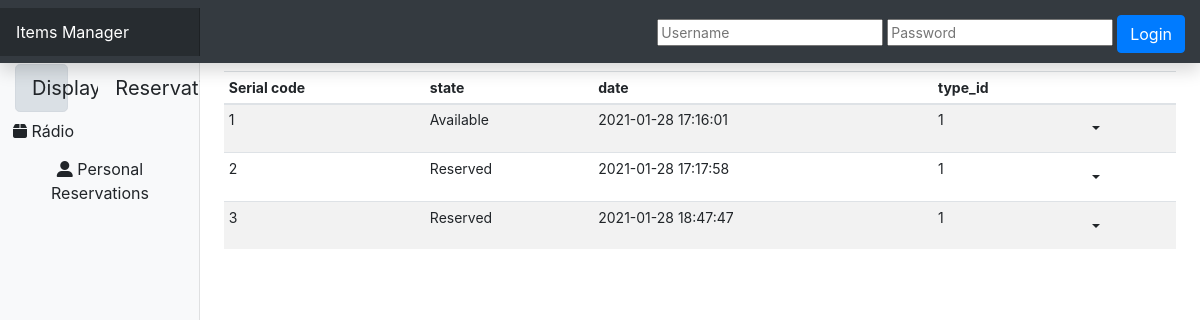
The app's page /display/1, older data.
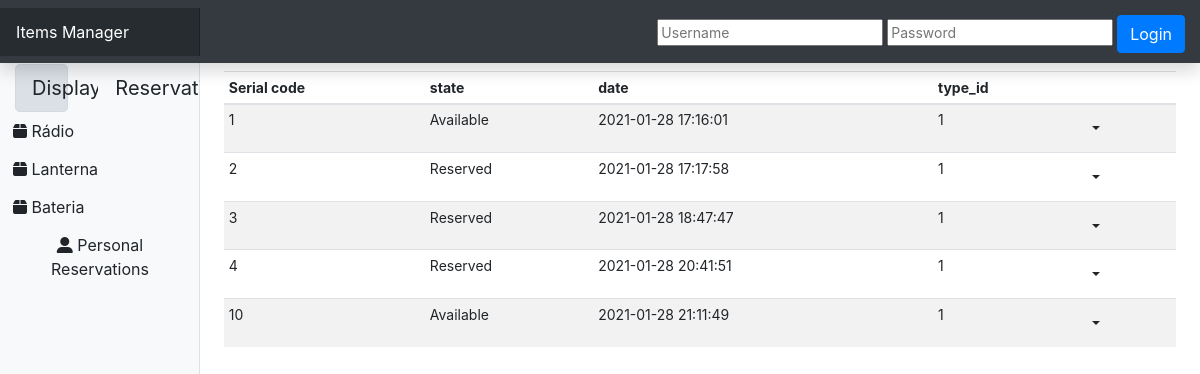
The same page, newer data.
### models.py (models this page shows)
class ItemType(db.Model):
    id = db.Column(db.Integer, primary_key=True)
    item_name = db.Column(db.String(100), nullable=False)
    item_description = db.Column(db.Text)
    items = db.relationship('Item', backref='item_type', lazy=True)

class Item(db.Model):
    id = db.Column(db.Integer, primary_key=True)
    serial_nr = db.Column(db.Integer, unique=True, nullable=False)
    state = db.Column(db.String(50), nullable=False)
    date_inserted = db.Column(db.DateTime, nullable=False, default=datetime.utcnow)
    date_updated = db.Column(db.DateTime, onupdate=datetime.utcnow, default=datetime.utcnow)
    item_type_id = db.Column(db.Integer, db.ForeignKey('item_type.id'), nullable=False)
    reservations = db.relationship('Reservation', backref='item', lazy=True)

### views.py (the view)
@app.route("/display/<item_type>")
def display(item_type):
    loginForm = LoginForm()
    all_item_type = ItemType.query.all()
    item_type_selected = ItemType.query.filter_by(item_name=item_type).all()
    if len(item_type_selected) > 0:
        item_type_selected = item_type_selected[0]
    else:
        item_type_selected = ItemType.query.all()[0]
    item_list = Item.query.filter_by(item_type_id=item_type_selected.id).all()
    return render_template(
        'dashindex.html',
        item_type_list=all_item_type,
        item_type_selected=item_type_selected,
        item_display_list=item_list,
        disp=display,
        form=loginForm,
    )

### views.py
class LoginForm(FlaskForm):
    sp_uname = StringField('Username', validators=[DataRequired()])
    sp_pass = PasswordField('Password', validators=[DataRequired()])

### views.py (called while the page is built)
@app.before_request
def before_request():
    username = session.get('username')
    password = session.get('password')
    if password:
        if users.get(username) and users.get(username).get('password') == password:
            g.user = users.get(username)
        else:
            g.user = {}
    else:
        g.user = {}

### templates/dashindex.html (shortened to what the changed rows need)
<!DOCTYPE html>
<html lang="en">
<head>
    <link
            rel="stylesheet"
            href="https://cdn.jsdelivr.net/npm/bootstrap@4.5.3/dist/css/bootstrap.min.css"
    />
    <link href="{{ url_for('static', filename='dashboard.css') }}" rel="stylesheet"/>
</head>
<body>
<div class="container-fluid">
    <div class="row">
        <nav
                id="sidebarMenu"
                class="col-md-3 col-lg-2 d-md-block bg-light sidebar collapse"
        >
            <div class="sidebar-sticky pt-3">
                <ul class="nav flex-column">
                    {% for item_type in item_type_list -%}
                    <li class="nav-item">
                        <a
                                class="btn"
                                href="{% if item_display_list -%}
                        {{ url_for('display', item_type=item_type.item_name)}}
                        {% endif %}"
                                role="button"
                        >
                            <i class='fas fa-box'></i>
                            {{ item_type.item_name }}
                        </a>
                    </li>
                    {%- endfor %}
                </ul>
            </div>
        </nav>
        <main role="main" class="col-md-9 ml-sm-auto col-lg-10 px-md-4">
            <div class="table-responsive">
                <table class="table table-striped table-sm">
                    <thead>
                    <tr>
                        {% if item_display_list %}
                        <th>Serial code</th>
                        <th>state</th>
                        <th>date</th>
                        <th>type_id</th>
                        <th> </th>
                        {% endif %}
                    </tr>
                    </thead>
                    <tbody>
                    {% if item_display_list %} {% for item in item_display_list %}
                    <tr>
                        <td>{{item.serial_nr}}</td>
                        <td>{{item.state}}</td>
                        <td>{{item.date_inserted}}</td>
                        <td>{{item.item_type_id}}</td>
                        <td>
                            <div class="dropdown">
                                <button type="button" class="btn dropdown-toggle" data-toggle="dropdown"></button>
                            </div>
                        </td>
                    </tr>
                    {% endfor %} {% endif %}
                    </tbody>
                </table>
            </div>
        </main>
    </div>
</div>
</body>
</html>

Row changes from the older to the newer data that the page shows:
added ItemType: item_name "Lanterna"
added ItemType: item_name "Bateria"
added Item: serial_nr "4", state "Reserved", date_inserted "2021-01-28 20:41:51", item_type_id "1"
added Item: serial_nr "10", state "Available", date_inserted "2021-01-28 21:11:49", item_type_id "1"
